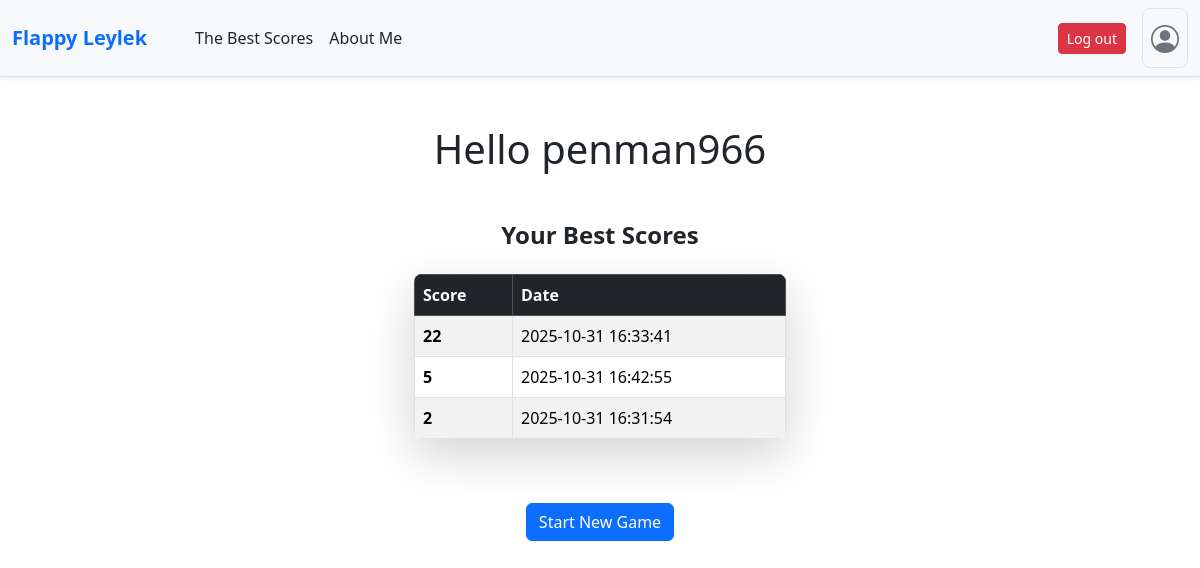
/profile (signed in), run on the app's committed database.
### tables this page shows
CREATE TABLE scores (
    id INTEGER PRIMARY KEY AUTOINCREMENT,
    username TEXT NOT NULL,
    score INTEGER NOT NULL,
    timestamp DATETIME DEFAULT CURRENT_TIMESTAMP
);

### app.py (the view)
@app.route("/profile",methods=["GET", "POST"])
def profile():
    if "user" not in session:
        return redirect(url_for("login"))
    current_user = session["user"]
    conn = sqlite3.connect("database.db")
    cursor = conn.cursor()
    tenScores=cursor.execute("SELECT * FROM scores WHERE username = ? ORDER BY score DESC Limit 10", (current_user,)).fetchall()
    conn.close()
    last_score = session.pop("last_score", None)
    return render_template("profile.html", user=current_user, last_score=last_score, tenScores=tenScores)

### templates/profile.html (shortened to what this page needs)
<!DOCTYPE html>
<html lang="en">
<head>
    <link href="https://cdn.jsdelivr.net/npm/bootstrap@5.3.2/dist/css/bootstrap.min.css" rel="stylesheet"
>
    <link rel="stylesheet" href="https://cdn.jsdelivr.net/npm/bootstrap-icons@1.11.1/font/bootstrap-icons.css">
</head>
<body>
   <nav class="navbar navbar-expand-lg navbar-light bg-light shadow-sm mb-4 border-bottom">
        <div class="container-fluid">
            <a class="navbar-brand text-primary fw-bold" href="/">Flappy Leylek</a>
            <div class="collapse navbar-collapse">
                <ul class="navbar-nav ms-4 me-auto mb-2 mb-lg-0">
                    <li class="nav-item">
                        <a class="nav-link text-dark" href="/scores">The Best Scores</a>
                    </li>
                    <li class="nav-item">
                        <a class="nav-link text-dark" href="/aboutMe">About Me</a>
                    </li>
                </ul>
            </div>
            <div class="d-flex align-items-center">
                <form class="d-flex me-3" action="/logout" method="post">
                    <button type="submit" class="btn btn-danger btn-sm">Log out</button>
                </form>
                <a href="/profile" class="text-decoration-none">
                    <div class="d-flex align-items-center p-2 rounded-3 border">
                        <div class="profile-avatar text-center">
                            <i class="bi bi-person-circle fs-3 text-secondary"></i>
                        </div>
                    </div>
                </a>
            </div>
        </div>
    </nav>
    <div class="container mt-5">
        <h1 class="mb-4 text-center">Hello {{ user }}</h1>
        <div class="d-flex justify-content-center mt-5 mb-5">
            <div class="col-12 col-md-6 col-lg-4">
                <h2 class="text-center mb-4 text-dark fs-4 fw-bold">Your Best Scores</h2>
                <table class="table table-striped table-hover table-bordered shadow-lg rounded-3 overflow-hidden">
                    <thead class="table-dark">
                        <tr>
                            <th scope="col">Score</th>
                            <th scope="col">Date</th>
                        </tr>
                    </thead>
                    <tbody>
                        {% for score in tenScores %}
                        <tr>
                            <td class="fw-bold">{{ score[2] }}</td>
                            <td>{{ score[3] }}</td>
                        </tr>
                        {% endfor %}
                    </tbody>
                </table>
            </div>
        </div>
        <form class="d-flex justify-content-center" method="get" action="/game">
            <button type="submit" class="btn btn-primary">Start New Game</button>
        </form>
    </div>
</body>
</html>

### data on the page
scores: score "22", timestamp "2025-10-31 16:33:41"
scores: score "5", timestamp "2025-10-31 16:42:55"
scores: score "2", timestamp "2025-10-31 16:31:54"

### other printed values
{{ user }} "penman966"
